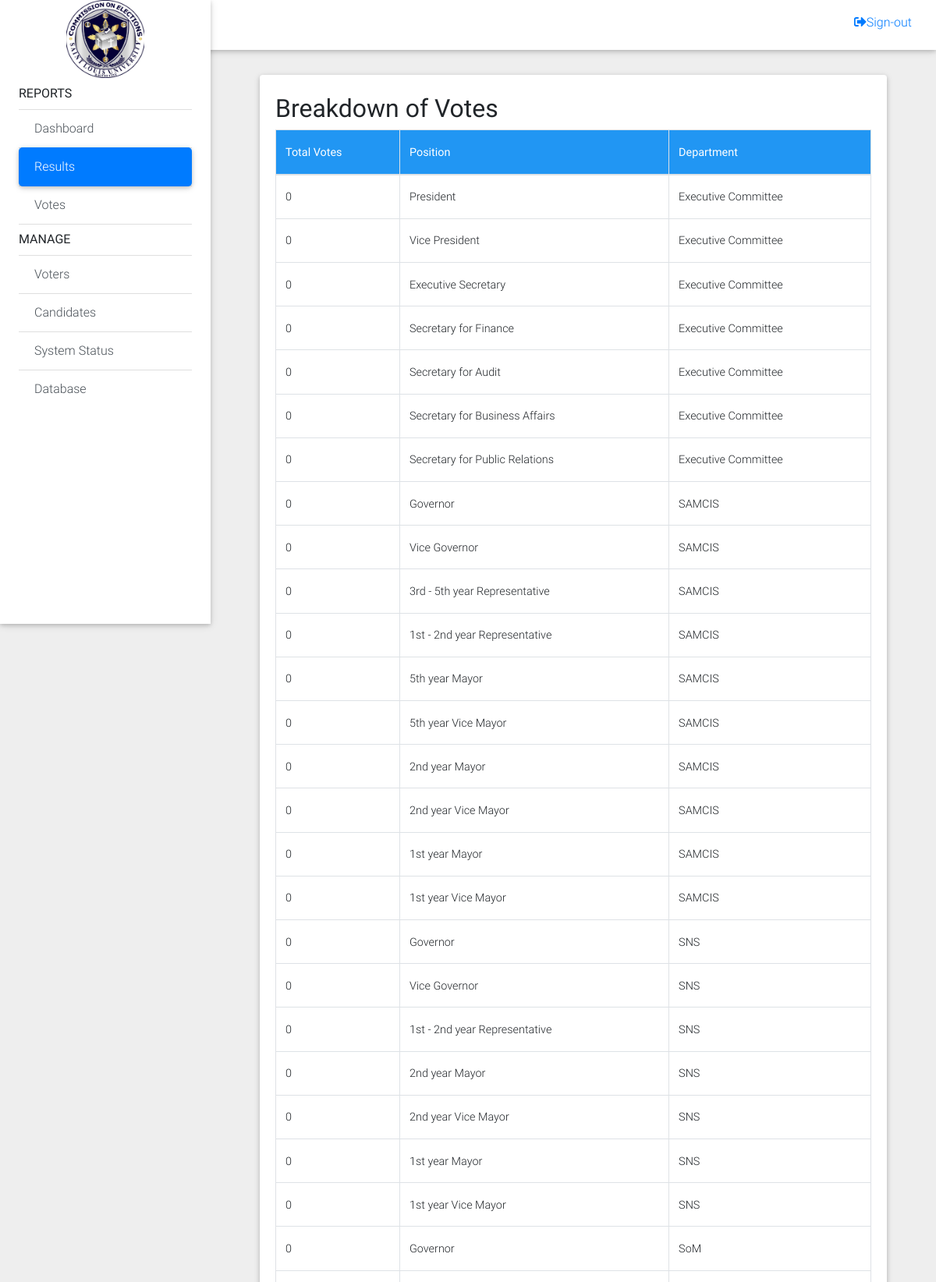
The page /comeleccommissioners/votesposition.php (signed in, upper part) on the database its author committed.
### tables this page shows
CREATE TABLE IF NOT EXISTS `positions` (
  `id` int(11) NOT NULL AUTO_INCREMENT,
  `title` varchar(200) NOT NULL,
  `description` varchar(50) NOT NULL,
  `priority` int(11) NOT NULL,
  `department` varchar(200) NOT NULL,
  PRIMARY KEY (`id`)
);

### comeleccommissioners/votesposition.php (the view, shortened to what this page needs)
<?php include 'includes/session.php'; ?>
<?php include 'includes/header.php'; ?>
<body class="grey lighten-3">
  <?php
  include 'includes/navbar.php'; ?>
  <main class="pt-5 mx-lg-5">
    <div class="container-fluid mt-5">
            <div class="row">
        <div class="col-md-12">
          <div class="card">
            <div class="card-body">
<h2 clas="text-center">Breakdown of Votes</h2>
<table class="table table-bordered table-hover" cellspacing="0" width="100%">
          <thead class="blue white-text">
            <tr>
              <th>Total Votes</th>
              <th>Position</th>
              <th>Department</th>
            </tr>
          </thead>
          <tbody>
            <?php
            $result3 = mysqli_query($conn, "SELECT * FROM positions");
            while ($row = mysqli_fetch_array($result3)) {
                $result4 = mysqli_query($conn, "SELECT count(votes.position_id) from positions join votes on positions.id = votes.position_id  where positions.id = '".$row['id']."'");
                while ($row1 = mysqli_fetch_array($result4)) { ?>
            <tr>
              <td><?php echo $row1[0]; ?></td>
              <td><?php echo $row['title'];?></td>
              <td><?php echo $row['department'];?></td>
            </tr>
            <?php   } } ?>
          </tbody>
        </table>
            </div>
          </div>
        </div>
      </div>
    </div>
  </main>
</body>
</html>

### comeleccommissioners/includes/header.php (style rules this page uses)
* { margin: 0; padding: 0; }
html, body { height: 100%; width: 100%; }
main { min-height: 100%; }

### rows shown on the page
positions: row1 "0", title "President", department "Executive Committee"
positions: row1 "0", title "Vice President", department "Executive Committee"
positions: row1 "0", title "Executive Secretary", department "Executive Committee"
positions: row1 "0", title "Secretary for Finance", department "Executive Committee"
positions: row1 "0", title "Secretary for Audit", department "Executive Committee"
positions: row1 "0", title "Secretary for Business Affairs", department "Executive Committee"
positions: row1 "0", title "Secretary for Public Relations", department "Executive Committee"
positions: row1 "0", title "Governor", department "SAMCIS"
positions: row1 "0", title "Vice Governor", department "SAMCIS"
positions: row1 "0", title "3rd - 5th year Representative", department "SAMCIS"
positions: row1 "0", title "1st - 2nd year Representative", department "SAMCIS"
positions: row1 "0", title "5th year Mayor", department "SAMCIS"
positions: row1 "0", title "5th year Vice Mayor", department "SAMCIS"
positions: row1 "0", title "2nd year Mayor", department "SAMCIS"
positions: row1 "0", title "2nd year Vice Mayor", department "SAMCIS"
positions: row1 "0", title "1st year Mayor", department "SAMCIS"
positions: row1 "0", title "1st year Vice Mayor", department "SAMCIS"
positions: row1 "0", title "Governor", department "SNS"
positions: row1 "0", title "Vice Governor", department "SNS"
positions: row1 "0", title "1st - 2nd year Representative", department "SNS"
positions: row1 "0", title "2nd year Mayor", department "SNS"
positions: row1 "0", title "2nd year Vice Mayor", department "SNS"
positions: row1 "0", title "1st year Mayor", department "SNS"
positions: row1 "0", title "1st year Vice Mayor", department "SNS"
positions: row1 "0", title "Governor", department "SoM"
